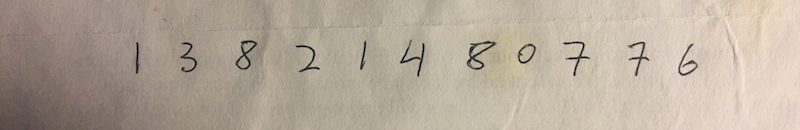
#> input picture caseStudyHandwritingRecognition/data/img1.jpg, 800 x 130 px
$ python grayHistogram.py --image ../../caseStudyHandwritingRecognition/data/img1.jpg
#> lines starting #> are read from the running program, lines starting #| are printed output that depends on the picture
from matplotlib import pylab as plt
import numpy as np
import argparse
import cv2

ap = argparse.ArgumentParser()
ap.add_argument('-i', '--image', required=True, help='Path to the image')
args = vars(ap.parse_args())

image = cv2.imread(args['image'])
#> image is the input picture: shape (130, 800, 3); mean B, G, R 154.4, 169.2, 181.1
cv2.imshow('Original', image)

gray = cv2.cvtColor(image, cv2.COLOR_BGR2GRAY)
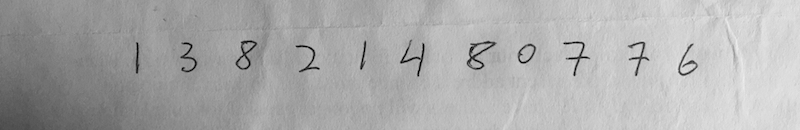
#> gray: shape (130, 800); min 0, max 237, mean 171.1
cv2.imshow('Gray', gray)

hist = cv2.calcHist([gray], channels=[0], mask=None, histSize=[256], ranges=[0, 256])
#> hist = 256 values, max 1434 at index 189, min 0 at index 238, mean 406.2
plt.figure()
plt.title('Grayscale Histogram')
plt.xlabel('Bins')
plt.ylabel('# of Pixels')
plt.plot(hist)
plt.xlim([0, 256])
plt.show()
cv2.waitKey(0)
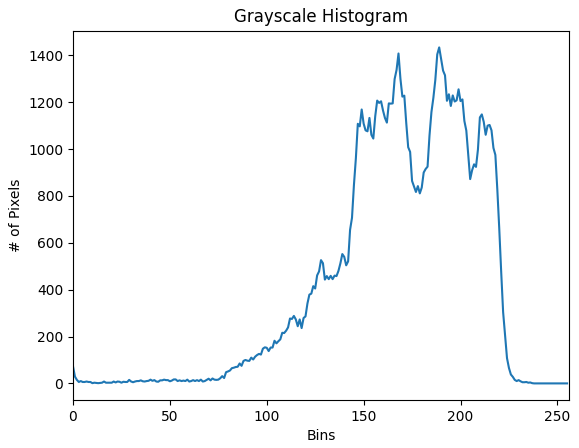
#> figure drawn by matplotlib, 1 panel; curve peaks at x = 189, y = 1434
